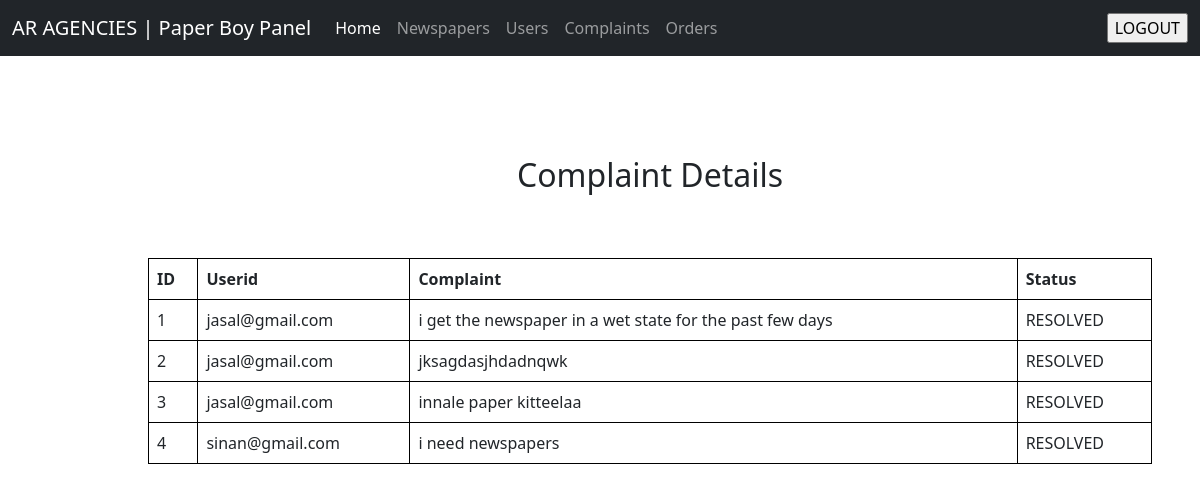
Screenshot of /paperboy/viewcomplaints.php (signed in) with the database file from the repository.
### tables this page shows
CREATE TABLE IF NOT EXISTS `complaints` (
  `id` int(12) NOT NULL AUTO_INCREMENT,
  `userid` varchar(50) NOT NULL,
  `complaint` varchar(500) NOT NULL,
  `reply` varchar(500) NOT NULL,
  `status` varchar(50) NOT NULL DEFAULT 'pending',
  PRIMARY KEY (`id`)
);

### paperboy/viewcomplaints.php (the view, shortened to what this page needs)
<?php include 'header.php' ?>
<?php
if (isset($_SESSION["role"])) {
    if($_SESSION["role"]=='PAPERBOY')
    {
?>
<html>
<head>
</head>
<body>
<div style="margin-left: 100px;  margin-top: 100px;" >
<h2 class="text-center mt-5">Complaint Details</h2>
<div class="p-5 ">
<table class="table" border="2">
<?php
include("dbcon.php");
$sel="SELECT * FROM complaints";
$data=mysqli_query($con,$sel);
$n=mysqli_num_rows($data);
if($n>0)
{
    echo "
    <tr>
    <th>ID</th>
    <th>Userid</th>
    <th>Complaint</th>
    <th>Status</th>
    </tr>";
    while($row=mysqli_fetch_array($data))
    {
    echo "<tr>";
    echo "<td>".$row['id']."</td>";
    echo "<td>".$row['userid']."</td>";
    echo "<td>".$row['complaint']."</td>";
    echo "<td>".$row['status']."</td>";
    echo "</tr>";
    }
    echo "</table>";
}
?>
</div>
<?php
}
else
{
    echo "You are not a paperboy";
}
}
else
{
    echo "LOGIN FIRST!!!!";
}
?>
</body>
</html>

### paperboy/viewcomplaints.php (style rules this page uses)
table, th, td { border: 1px solid black; border-collapse: collapse; }

### rows the page displays
complaints: id "1", userid "jasal@gmail.com", complaint "i get the newspaper in a wet state for the past few days", status "RESOLVED"
complaints: id "2", userid "jasal@gmail.com", complaint "jksagdasjhdadnqwk", status "RESOLVED"
complaints: id "3", userid "jasal@gmail.com", complaint "innale paper kitteelaa", status "RESOLVED"
complaints: id "4", userid "sinan@gmail.com", complaint "i need newspapers", status "RESOLVED"
